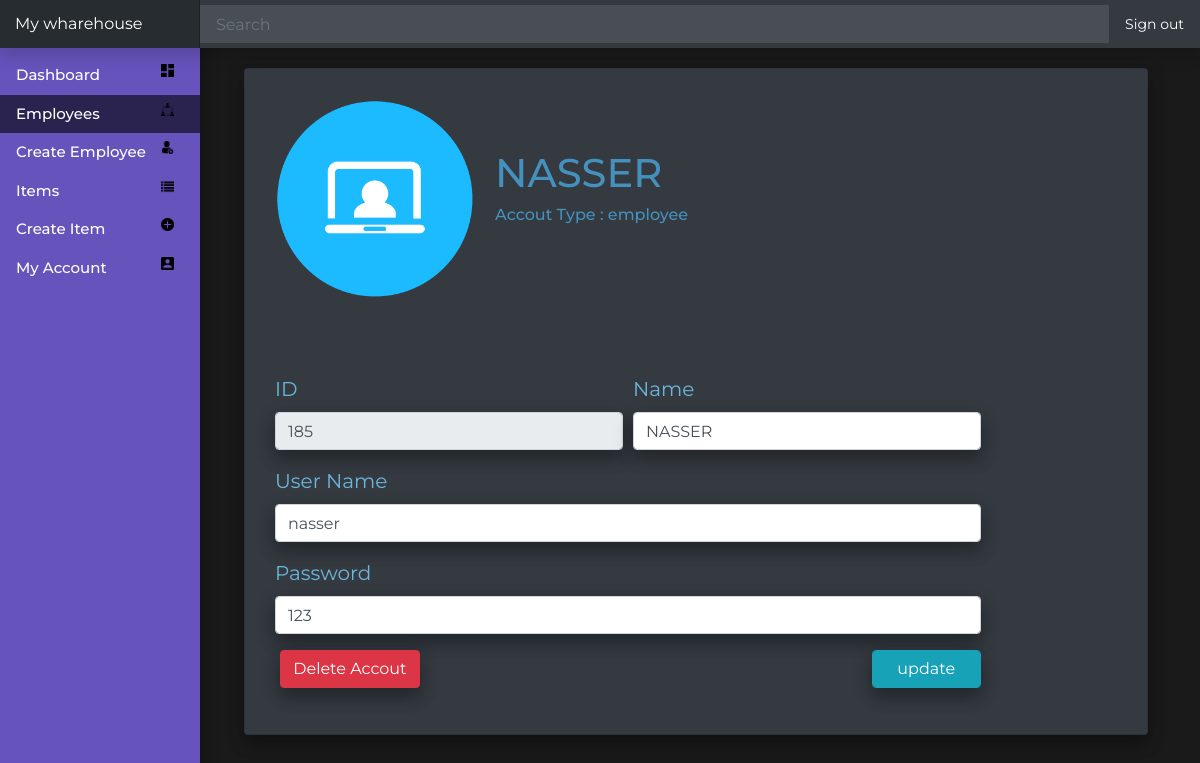
The app's page /PAGES/Admin/ItemInfo.php?id=185 (signed in) with its own data.
### tables this page shows
CREATE TABLE `employees` (
  `id` int(11) NOT NULL,
  `fk_aid` int(11) NOT NULL,
  `name` varchar(244) NOT NULL,
  `uname` varchar(244) NOT NULL,
  `password` varchar(244) NOT NULL
);

### PAGES/Admin/ItemInfo.php (the view, shortened to what this page needs)
<!doctype html>
<?php
     include_once('../../INC/db.inc.php');
  ?>
<html lang="en">
  <head>
<link href="/docs/4.2/dist/css/bootstrap.min.css" rel="stylesheet">
<link href="/docs/4.2/dist/css/bootstrap.min.css" rel="stylesheet">
<link rel="stylesheet" href="https://stackpath.bootstrapcdn.com/bootstrap/4.2.1/css/bootstrap.min.css">
    <link href="../../STYLES/Myaccount.css" rel="stylesheet">
    <link href="../../STYLES/GLOBAL.css" rel="stylesheet">
  </head>
  <body>
    <nav class="navbar navbar-dark fixed-top bg-dark flex-md-nowrap p-0 shadow">
  <a class="navbar-brand col-sm-3 col-md-2 mr-0" href="Home.php"><?php   echo $_SESSION['whname']; ?></a>
  <input class="form-control form-control-dark w-100" type="text" placeholder="Search" aria-label="Search">
  <ul class="navbar-nav px-3">
    <li class="nav-item text-nowrap">
      <a class="nav-link Signout" href="../../INC/Signout.inc.php">Sign out</a>
    </li>
  </ul>
</nav>
<div class="container-fluid">
  <div class="row">
    <nav class="col-md-2 d-none d-md-block bg-light sidebar">
      <div class="sidebar-sticky">
        <ul class="nav flex-column">
          <li class="nav-item NAV_ITEM">
            <a style="color:white;" class="nav-link" href="Home.php">
              <img src="../../images/icons/dashboard.png" class="icon">Dashboard
            </a>
          </li>
          <li class="nav-item NAV_ITEM SELECTED">
            <a class="nav-link" href="Employees.php">
            <img src="../../images/icons/group.png" class="icon">Employees
            </a>
          </li>
          <li class="nav-item NAV_ITEM">
            <a class="nav-link" href="CreateEmployee.php">
            <img src="../../images/icons/new-user.png" class="icon">Create Employee
            </a>
          </li>
          <li class="nav-item NAV_ITEM">
            <a class="nav-link" href="Items.php">
            <img src="../../images/icons/items.png" class="icon">Items
            </a>
          </li>
          <li class="nav-item NAV_ITEM">
            <a class="nav-link" href="CreateItem.php">
            <img src="../../images/icons/plus.png" class="icon">Create Item
            </a>
          </li>
          <li class="nav-item NAV_ITEM">
            <a class="nav-link" href="Myaccount.php">
              <img src="../../images/icons/account.png" class="icon">My Account
            </a>
          </li>
        </ul>
    </nav>
   <?php
   $emId = $_GET['id'];
   $name = "";
   $uname = "" ;
   $pass = "" ;
   $res = mysqli_query($conn,"SELECT * FROM employees  WHERE id = '$emId' ");
   while($row = mysqli_fetch_assoc($res)) {
    $name = $row['name'];
    $uname =  $row['uname'];
    $pass = $row['password'];
  }
   ?>
    <main role="main" class="col-md-9 ml-sm-auto col-lg-10 px-4">
    <div class="LESSITEMS_CARD card bg-dark box_shadow">
<img class="Img" src="../../images/icons/account1.png">
<h1 class="Name"> <?php echo $name ?> </h1>
<h6 class="Atype">Accout Type : employee </h6>
<form class="FORM">
<div class="form-row">
<div class="form-group col-md-6">
<label for="inputEmail4">ID</label>
<input <?php echo "value=".$emId?> type="email" readonly  class="form-control box_shadow" id="inputEmail4" placeholder="">
</div>
<div class="form-group col-md-6">
<label for="inputPassword4">Name</label>
<input <?php echo "value=".$name?>  type="text" class="form-control box_shadow" id="inputPassword4" placeholder="">
</div>
</div>
<div class="form-group">
<label for="inputAddress">User Name</label>
<input <?php echo "value=".$uname?> type="text" class="form-control box_shadow" id="inputAddress" placeholder="">
</div>
<div class="form-group">
<label for="inputAddress2">Password</label>
<input <?php echo "value=".$pass?> type="text" class="form-control box_shadow" id="inputAddress2" placeholder="">
</div>
<div class="form-row">
<div class="form-group col-md-6">
<a class="BTNupdate btn btn-danger box_shadow" href="https://www.youtube.com">Delete Accout</a>
</div>
<div class="form-group col-md-4">
</div>
<div class="form-group col-md-2">
<input type="submit" value="update" class="form-control box_shadow btn btn-info" id="inputZip">
</div>
</div>
</form>
</div>
        <script src="dashboard.js"></script></body>
</html>

### STYLES/Myaccount.css (style rules this page uses)
body { font-size: .875rem; font-family: 'Montserrat', sans-serif; background-color: #1a1a1a; color: white; }
.box_shadow { box-shadow:0 10px 16px 0 rgba(0,0,0,0.2),0 6px 20px 0 rgba(0,0,0,0.19) }
.NAV_ITEM { -webkit-transition: background-color 500ms ease-out; -moz-transition: background-color 500ms ease-out; -o-transition: background-color 500ms ease-out; transition: background-color 500ms ease-out; }
.Signout { color: white !important; -webkit-transition: background-color 1000ms ease-out; -moz-transition: background-color 1000ms ease-out; -o-transition: background-color 1000ms ease-out; transition: background-color 1000ms ease-out; }
.sidebar { position: fixed; top: 0; bottom: 0; left: 0; z-index: 100; padding: 48px 0 0; box-shadow: 0 10px 16px 0 rgba(0,0,0,0.2),0 6px 20px 0 rgba(0,0,0,0.19); }
.sidebar-sticky { position: relative; top: 0; height: calc(100vh - 48px); padding-top: .5rem; overflow-x: hidden; overflow-y: auto; background-color: #6653bb; color: white; }
.sidebar .nav-link { font-weight: 500; font-size: 15px; color: rgb(255, 255, 255); }
[role="main"] { padding-top: 133px; }
@media (min-width: 768px) { [role="main"] { padding-top: 48px; } }
.navbar-brand { padding-top: .75rem; padding-bottom: .75rem; font-size: 1rem; background-color: rgba(0, 0, 0, .25); box-shadow: inset -1px 0 0 rgba(0, 0, 0, .25); }
.navbar .form-control { padding: .75rem 1rem; border-width: 0; border-radius: 0; }
.form-control-dark { color: #fff; background-color: rgba(255, 255, 255, .1); border-color: rgba(255, 255, 255, .1); }
.icon { position: relative; float: right; width: 8%; top: 25%; margin-right: 10px; }
.LESSITEMS_CARD { position: relative; height: auto; width: 95%; padding: 10px; color: rgb(255, 255, 255); font-size: 20px; float: left; display: inline-block; margin: 20px; color: white }
.Img { position: relative; width: 200px; margin: 20px; float: left; }
.Name { position: relative; margin-left: 40px; margin-top: 70px; color: rgb(68, 145, 190); }
.FORM { position: relative; margin: 20px; margin-top: 150px; width: 80%; color: rgb(107, 182, 218); }
.Atype { color: rgb(68, 145, 190); }

### STYLES/GLOBAL.css (style rules this page uses)
.SELECTED { background-color: rgba(0, 0, 0, 0.575); }
.box_shadow { box-shadow:0 10px 16px 0 rgba(0,0,0,0.2),0 6px 20px 0 rgba(0,0,0,0.19) }

### records on screen
employees: name "NASSER", uname "nasser", password "123"

### other values on screen
$_SESSION['whname'] "My wharehouse"
